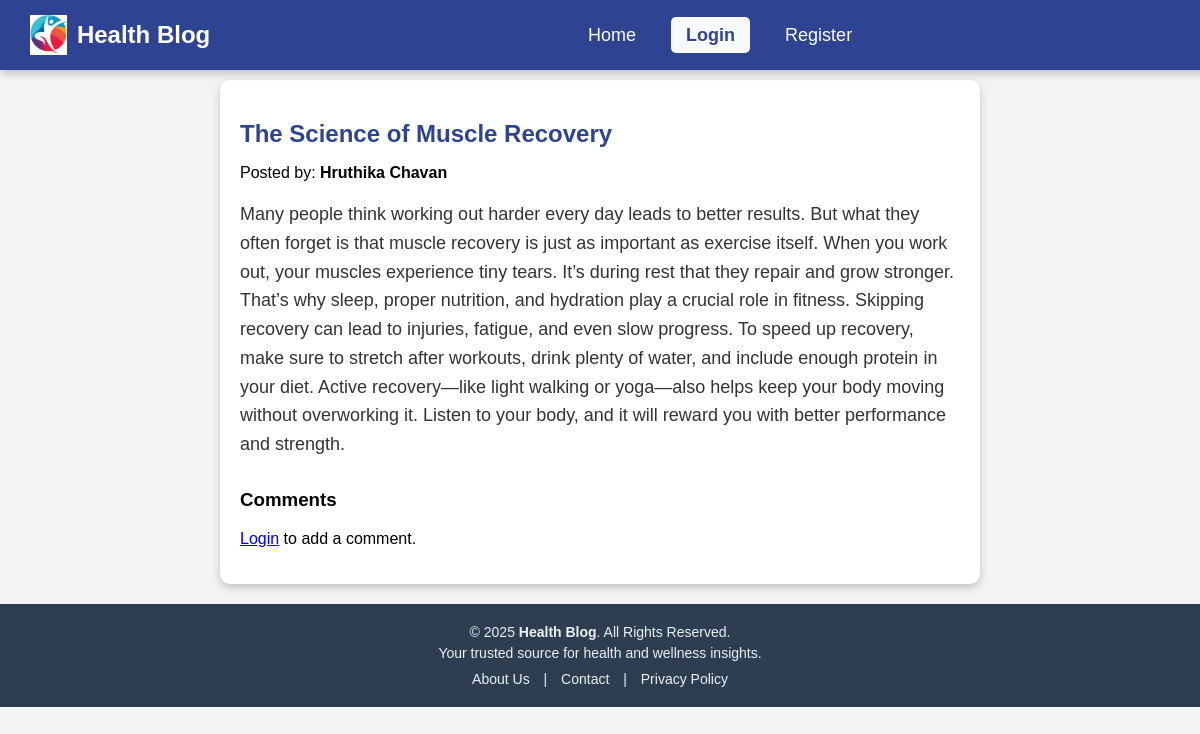
Screenshot of /post.php?id=5 with the database file from the repository.
### tables this page shows
CREATE TABLE `posts` (
  `post_id` int(11) NOT NULL,
  `username` varchar(150) NOT NULL,
  `title` varchar(255) NOT NULL,
  `content` text NOT NULL,
  `created_at` timestamp NOT NULL DEFAULT current_timestamp(),
  `category` varchar(255) NOT NULL
);

### post.php (the view, shortened to what this page needs)
<?php
include 'db.php';
$post_id = intval($_GET['id']);
$post_query = $conn->query("SELECT * FROM posts WHERE post_id = $post_id");
$result=$conn->query("SELECT username FROM posts WHERE post_id=$post_id");
$row=$result->fetch_assoc();
$user=$row['username'];
$post = $post_query->fetch_assoc();
?>
<!DOCTYPE html>
<html>
<head>
</head>
<body>
    <?php include 'header.php'; ?>
    <div class="container">
        <h2><?php echo $post['title']; ?></h2>
        <p class="author">Posted by: <strong><?php echo $user; ?></strong></p>
        <p class="content"><?php echo $post['content']; ?></p>
        <div class="comments-section">
            <h3>Comments</h3>
            <?php if (isset($_SESSION['username'])): ?>
                <form method="POST">
                    <textarea name="comment" required placeholder="Write your comment..."></textarea>
                    <button type="submit" class="btn">Add Comment</button>
                </form>
            <?php else: ?>
                <p><a href="login.php">Login</a> to add a comment.</p>
            <?php endif; ?>
        </div>
    </div>
    <?php include 'footer.php'; ?>
</body>
</html>

### post.php (style rules this page uses)
body { font-family: Arial, sans-serif; margin: 0; padding-top: 80px; background-color: #f4f4f4; text-align: center; }
.container { width: 60%; margin: auto; background: white; padding: 20px; box-shadow: 0px 4px 8px rgba(0, 0, 0, 0.2); border-radius: 10px; margin-bottom: 20px; text-align: left; }
h2 { color: #2e4493; margin-bottom: 10px; }
.content { font-size: 18px; color: #333; line-height: 1.6; }
.comments-section { margin-top: 30px; }

### rows the page displays
posts: title "The Science of Muscle Recovery", username "Hruthika Chavan", content "Many people think working out harder every day leads to better results. But what they often forget is that muscle recovery is just as important as exercise itself. When you work out, your muscles experience tiny tears. It’s during rest that they repair and grow stronger. That’s why sleep, proper nutrition, and hydration play a crucial role in fitness. Skipping recovery can lead to injuries, fatigue, and even slow progress. To speed up recovery, make sure to stretch after workouts, drink plenty of water, and include enough protein in your diet. Active recovery—like light walking or yoga—also helps keep your body moving without overworking it. Listen to your body, and it will reward you with…"
